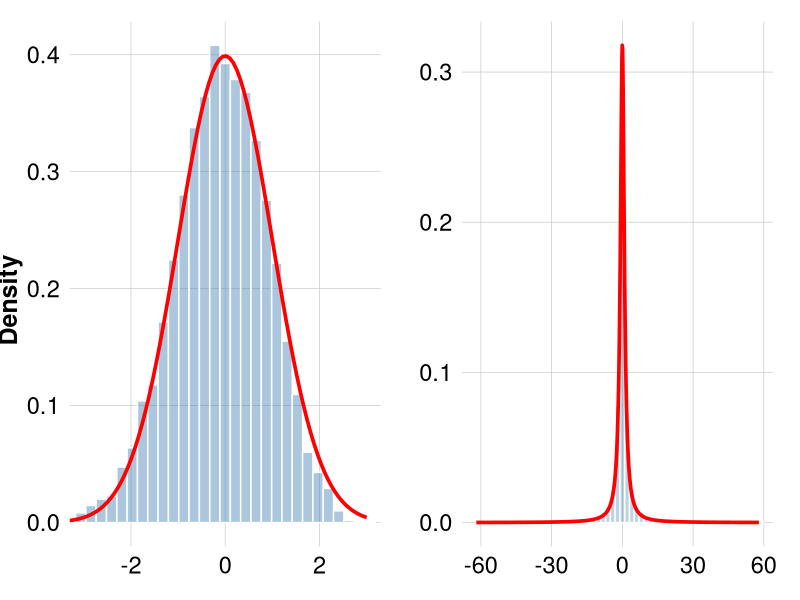
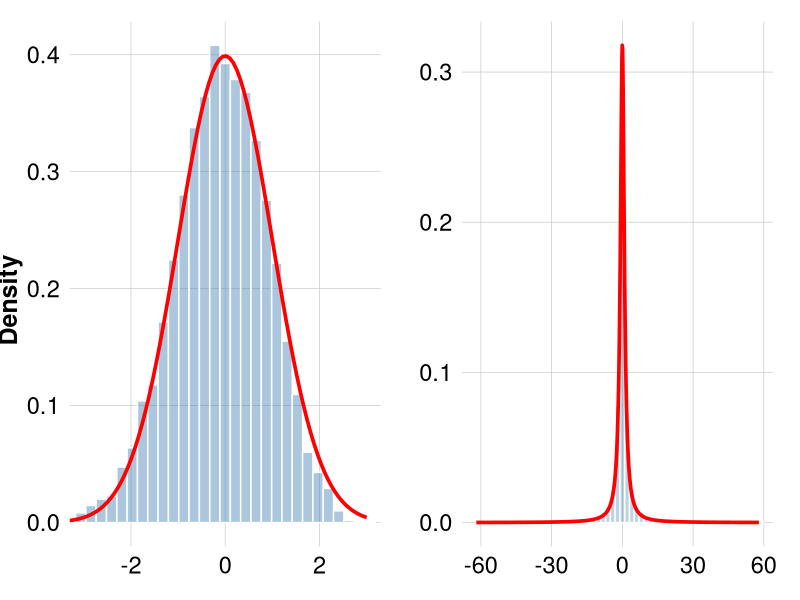
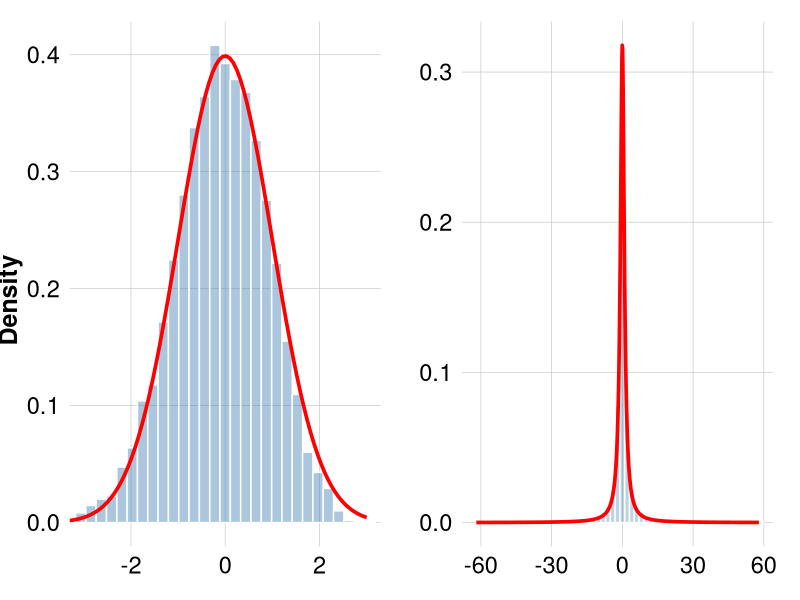

These figures' R source, in order:
# ============================================================
#  diagnostic plot for Figure 1
# Gaussian and Cauchy limits under stochastic volatility
# ============================================================

library(ggplot2)
library(patchwork)
library(cowplot)

set.seed(1233)

# -----------------------------
# Helper functions
# -----------------------------

simulate_sv_innovations <- function(n, d, alpha) {
  phi <- 1 - d / log(log(n))
  z <- numeric(n + 1)
  eps <- rnorm(n)
  eta <- rnorm(n, mean = 0, sd = alpha)
  
  u <- numeric(n)
  
  for (t in 1:n) {
    z[t + 1] <- phi * z[t] + eta[t]
    sigma_t <- exp(0.5 * z[t + 1])
    u[t] <- sigma_t * eps[t]
  }
  
  u
}

simulate_near_stat <- function(n, c, d, alpha, k) {
  rho <- 1 - c / k
  u <- simulate_sv_innovations(n, d, alpha)
  
  y <- numeric(n + 1)
  
  for (t in 1:n) {
    y[t + 1] <- rho * y[t] + u[t]
  }
  
  y_lag <- y[1:n]
  rho_hat <- rho + sum(y_lag * u) / sum(y_lag^2)
  
  sqrt(n * k) * (rho_hat - rho)
}

simulate_explosive_stat <- function(n, c, d, alpha, k) {
  rho <- 1 + c / k
  log_rho <- log(rho)
  u <- simulate_sv_innovations(n, d, alpha)
  
  # Scaled recursion: x_t = rho^{-t} y_t
  x_prev <- 0
  num_scaled <- 0
  den_scaled <- 0
  
  for (t in 1:n) {
    w <- exp(-(n - t + 1) * log_rho)
    
    num_scaled <- num_scaled + w * x_prev * u[t]
    den_scaled <- den_scaled + w^2 * x_prev^2
    
    x_prev <- x_prev + exp(-t * log_rho) * u[t]
  }
  
  (k / (2 * c)) * num_scaled / den_scaled
}

# -----------------------------
# Specifications
# -----------------------------

B <- 5000

beta_near <- 0.1
beta_exp  <- 0.1

# Nearly stationary
n_near <- 1000
c_near <- 0.5
d_near <- 1
alpha_near <- 0.5
k_near <- n_near^beta_near

# Mildly explosive
n_exp <- 1000
c_exp <- 0.5
d_exp <- 1
alpha_exp <- 0.5
k_exp <- n_exp^beta_exp

# -----------------------------
# Simulate statistics
# -----------------------------

T_vals <- replicate(
  B,
  simulate_near_stat(
    n = n_near,
    c = c_near,
    d = d_near,
    alpha = alpha_near,
    k = k_near
  )
)

S_vals <- replicate(
  B,
  simulate_explosive_stat(
    n = n_exp,
    c = c_exp,
    d = d_exp,
    alpha = alpha_exp,
    k = k_exp
  )
)

# KS diagnostics, using full samples
ks_T <- ks.test(T_vals, "pnorm", mean = 0, sd = sqrt(2 * c_near))
ks_S <- ks.test(S_vals, "pcauchy", location = 0, scale = 1)

cat("Nearly stationary KS:",
    round(as.numeric(ks_T$statistic), 4),
    "p-value:",
    round(ks_T$p.value, 4), "\n")

cat("Mildly explosive KS:",
    round(as.numeric(ks_S$statistic), 4),
    "p-value:",
    round(ks_S$p.value, 4), "\n")

df_T <- data.frame(statistic = T_vals)
df_S <- data.frame(statistic = S_vals)

# Plotting-only clipping for Cauchy panel.
# The KS test above still uses the full S_vals sample.
x_low_S <- quantile(S_vals, 0.005, na.rm = TRUE)
x_high_S <- quantile(S_vals, 0.995, na.rm = TRUE)
df_S_plot <- subset(df_S, statistic >= x_low_S & statistic <= x_high_S)

# -----------------------------
# Camera-ready theme
# -----------------------------

base_theme <- theme_minimal(base_size = 16) +
  theme(
    axis.text.x = element_text(size = 17, color = "black"),
    axis.text.y = element_text(size = 17, color = "black"),
    axis.title.x = element_blank(),
    axis.title.y = element_blank(),
    panel.grid.minor = element_blank(),
    panel.grid.major = element_line(linewidth = 0.25, color = "grey80"),
    plot.margin = margin(t = 10, r = 14, b = 10, l = 14)
  )

# -----------------------------
# Left panel: Gaussian limit
# -----------------------------

p_normal <- ggplot(df_T, aes(x = statistic)) +
  geom_histogram(
    aes(y = after_stat(density)),
    bins = 35,
    fill = "steelblue",
    alpha = 0.45,
    color = "white"
  ) +
  stat_function(
    fun = dnorm,
    args = list(mean = 0, sd = sqrt(2 * c_near)),
    color = "red",
    linewidth = 1.25
  ) +
  coord_cartesian(xlim = c(-3, 3)) +
  labs(x = NULL, y = NULL) +
  base_theme

# -----------------------------
# Right panel: Cauchy limit
# -----------------------------

p_cauchy <- ggplot(df_S_plot, aes(x = statistic)) +
  geom_histogram(
    aes(y = after_stat(density)),
    bins = 60,
    fill = "steelblue",
    alpha = 0.35,
    color = "white"
  ) +
  stat_function(
    fun = dcauchy,
    args = list(location = 0, scale = 1),
    color = "red",
    linewidth = 1.25,
    n = 1000,
    xlim = c(x_low_S, x_high_S)
  ) +
  coord_cartesian(xlim = c(x_low_S, x_high_S)) +
  labs(x = NULL, y = NULL) +
  base_theme

# -----------------------------
# Combine panels with outside y-label
# -----------------------------

combined_plot <- p_normal + p_cauchy + plot_layout(nrow = 1)

final_plot <- ggdraw(combined_plot) +
  draw_label(
    "Density",
    x = 0.01,      # farther from the panels
    y = 0.5,
    angle = 90,
    size = 18,
    fontface = "bold"
  )

print(final_plot)

# -----------------------------
# Save figure
# -----------------------------

ggsave(
  filename = paste0(
    "diagnostic_normal_cauchy_beta_near_", beta_near,
    "_beta_exp_", beta_exp, ".pdf"
  ),
  plot = final_plot,
  width = 11.5,
  height = 4.6
)

ggsave(
  filename = paste0(
    "diagnostic_normal_cauchy_beta_near_", beta_near,
    "_beta_exp_", beta_exp, ".png"
  ),
  plot = final_plot,
  width = 11.5,
  height = 4.6,
  dpi = 300
)
